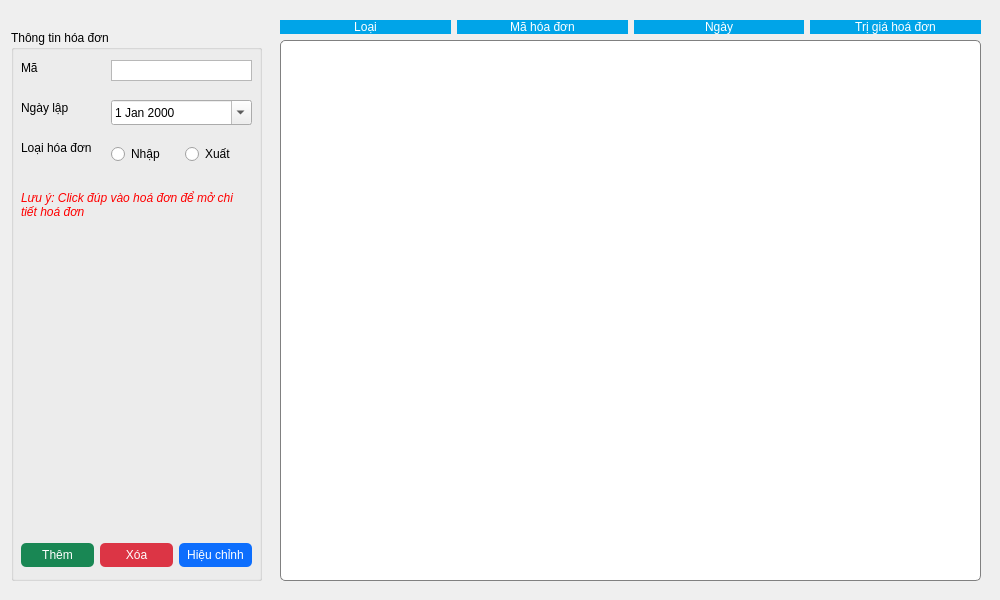
<?xml version="1.0" encoding="UTF-8"?>
<ui version="4.0">
 <class>InvoiceForm</class>
 <widget class="QDialog" name="InvoiceForm">
  <property name="geometry">
   <rect>
    <x>0</x>
    <y>0</y>
    <width>1000</width>
    <height>600</height>
   </rect>
  </property>
  <property name="windowTitle">
   <string>Dialog</string>
  </property>
  <property name="styleSheet">
   <string notr="true">#dvt, #mvt, #slt, #tvt, #mnv, #ho, #ten, #phai, #dongia_2, #hoten_2, #ngay_2, #loai_2, #tenvattu_2, #soluong_2, #trigia_2, #shd, #nl, #lhd, #htnvl, #tghd, #thang, #doanhthu, #statisticFacilityId, #statisticFacilityName, #statisticFacilityValue,#VATLabel{
                                        background-color: #00A4E8;
                                        color: #ffffff;
                                        font: Bold &quot;Inter&quot;;
                                        }

                                        QPushButton {
                                        font: Bold &quot;Lato&quot;;
                                        color: #fff;
                                        }

                                        QTableWidget{
                                        border: 1px solid gray;
                                        border-radius: 5px;
                                        }

#centralwidget {
                    background-color: #fff
                    }

                    QPushButton {
                    border-radius: 5px;
                    background-color: black;
                    height: 24px;
                    }

                    QTableWidget
                    {
                    background-color: #fff;
                    }

                    #facilityAddButton, #staffAddButton, #invoiceAddButton
                    {
                    background-color: #198754;
                    }

                    #facilityAddButton:hover,#staffAddButton:hover, #invoiceAddButton:hover
                    {
                    background-color: #157347;
                    }

                    #facilityDeleteButton, #staffDeleteButton, #invoiceDeleteButton
                    {
                    background-color: #dc3545;
                    }

                    #facilityDeleteButton:hover,#staffDeleteButton:hover, #invoiceDeleteButton:hover
                    {
                    background-color: #bb2d3b;
                    }

                    #facilityEditButton, #staffEditButton, #invoiceEditButton
                    {
                    background-color: #0d6efd;
                    }

                    #facilityEditButton:hover,#staffEditButton:hover, #invoiceEditButton:hover
                    {
                    background-color: #0b5ed7;
                    }</string>
  </property>
  <widget class="QGroupBox" name="invoiceGroup">
   <property name="geometry">
    <rect>
     <x>11</x>
     <y>30</y>
     <width>251</width>
     <height>551</height>
    </rect>
   </property>
   <property name="title">
    <string>Thông tin hóa đơn</string>
   </property>
   <widget class="QLabel" name="label_11">
    <property name="geometry">
     <rect>
      <x>10</x>
      <y>30</y>
      <width>61</width>
      <height>16</height>
     </rect>
    </property>
    <property name="text">
     <string>Mã</string>
    </property>
   </widget>
   <widget class="QTextEdit" name="invoiceId">
    <property name="geometry">
     <rect>
      <x>100</x>
      <y>30</y>
      <width>141</width>
      <height>21</height>
     </rect>
    </property>
    <property name="verticalScrollBarPolicy">
     <enum>Qt::ScrollBarPolicy::ScrollBarAlwaysOff</enum>
    </property>
    <property name="acceptRichText">
     <bool>true</bool>
    </property>
   </widget>
   <widget class="QLabel" name="label_13">
    <property name="geometry">
     <rect>
      <x>10</x>
      <y>70</y>
      <width>49</width>
      <height>16</height>
     </rect>
    </property>
    <property name="text">
     <string>Ngày lập</string>
    </property>
   </widget>
   <widget class="QLabel" name="label_14">
    <property name="geometry">
     <rect>
      <x>10</x>
      <y>110</y>
      <width>81</width>
      <height>16</height>
     </rect>
    </property>
    <property name="text">
     <string>Loại hóa đơn</string>
    </property>
   </widget>
   <widget class="QDateEdit" name="invoiceDate">
    <property name="geometry">
     <rect>
      <x>100</x>
      <y>70</y>
      <width>141</width>
      <height>25</height>
     </rect>
    </property>
    <property name="calendarPopup">
     <bool>true</bool>
    </property>
   </widget>
   <widget class="QWidget" name="layoutWidget_8">
    <property name="geometry">
     <rect>
      <x>10</x>
      <y>510</y>
      <width>231</width>
      <height>31</height>
     </rect>
    </property>
    <layout class="QHBoxLayout" name="horizontalLayout_10">
     <item>
      <widget class="QPushButton" name="invoiceAddButton">
       <property name="styleSheet">
        <string notr="true"/>
       </property>
       <property name="text">
        <string>Thêm</string>
       </property>
      </widget>
     </item>
     <item>
      <widget class="QPushButton" name="invoiceDeleteButton">
       <property name="styleSheet">
        <string notr="true"/>
       </property>
       <property name="text">
        <string>Xóa</string>
       </property>
      </widget>
     </item>
     <item>
      <widget class="QPushButton" name="invoiceEditButton">
       <property name="styleSheet">
        <string notr="true"/>
       </property>
       <property name="text">
        <string>Hiệu chỉnh</string>
       </property>
      </widget>
     </item>
    </layout>
   </widget>
   <widget class="QWidget" name="layoutWidget5">
    <property name="geometry">
     <rect>
      <x>100</x>
      <y>110</y>
      <width>141</width>
      <height>28</height>
     </rect>
    </property>
    <layout class="QHBoxLayout" name="horizontalLayout_5">
     <item>
      <widget class="QRadioButton" name="invoiceImport">
       <property name="text">
        <string>Nhập</string>
       </property>
      </widget>
     </item>
     <item>
      <widget class="QRadioButton" name="invoiceExport">
       <property name="text">
        <string>Xuất</string>
       </property>
      </widget>
     </item>
    </layout>
   </widget>
   <widget class="QLabel" name="label_12">
    <property name="geometry">
     <rect>
      <x>10</x>
      <y>160</y>
      <width>231</width>
      <height>31</height>
     </rect>
    </property>
    <property name="text">
     <string>&lt;html&gt;&lt;head/&gt;&lt;body&gt;&lt;p&gt;&lt;span style=&quot; font-style:italic; color:#ff0000;&quot;&gt;Lưu ý: Click đúp vào hoá đơn để mở chi tiết hoá đơn&lt;/span&gt;&lt;/p&gt;&lt;/body&gt;&lt;/html&gt;</string>
    </property>
    <property name="wordWrap">
     <bool>true</bool>
    </property>
   </widget>
  </widget>
  <widget class="QWidget" name="layoutWidget6">
   <property name="geometry">
    <rect>
     <x>280</x>
     <y>20</y>
     <width>701</width>
     <height>561</height>
    </rect>
   </property>
   <layout class="QVBoxLayout" name="verticalLayout_2">
    <item>
     <layout class="QHBoxLayout" name="horizontalLayout_12">
      <property name="bottomMargin">
       <number>0</number>
      </property>
      <item>
       <widget class="QLabel" name="loai_2">
        <property name="styleSheet">
         <string notr="true">#label {
                                                                           background-color: #00A4E8;
                                                                           color: #ffffff;
                                                                           font: Bold &quot;Inter&quot;;
                                                                           }</string>
        </property>
        <property name="text">
         <string>Loại</string>
        </property>
        <property name="alignment">
         <set>Qt::AlignmentFlag::AlignCenter</set>
        </property>
       </widget>
      </item>
      <item>
       <widget class="QLabel" name="tenvattu_2">
        <property name="styleSheet">
         <string notr="true">#label {
                                                                           background-color: #00A4E8;
                                                                           color: #ffffff;
                                                                           font: Bold &quot;Inter&quot;;
                                                                           }</string>
        </property>
        <property name="text">
         <string>Mã hóa đơn</string>
        </property>
        <property name="alignment">
         <set>Qt::AlignmentFlag::AlignCenter</set>
        </property>
       </widget>
      </item>
      <item>
       <widget class="QLabel" name="ngay_2">
        <property name="styleSheet">
         <string notr="true">#label {
                                                                           background-color: #00A4E8;
                                                                           color: #ffffff;
                                                                           font: Bold &quot;Inter&quot;;
                                                                           }</string>
        </property>
        <property name="text">
         <string>Ngày</string>
        </property>
        <property name="alignment">
         <set>Qt::AlignmentFlag::AlignCenter</set>
        </property>
       </widget>
      </item>
      <item>
       <widget class="QLabel" name="VATLabel">
        <property name="styleSheet">
         <string notr="true">#label {
                                                                           background-color: #00A4E8;
                                                                           color: #ffffff;
                                                                           font: Bold &quot;Inter&quot;;
                                                                           }</string>
        </property>
        <property name="text">
         <string>Trị giá hoá đơn</string>
        </property>
        <property name="alignment">
         <set>Qt::AlignmentFlag::AlignCenter</set>
        </property>
       </widget>
      </item>
     </layout>
    </item>
    <item>
     <widget class="QTableWidget" name="InvoiceTable">
      <property name="horizontalScrollBarPolicy">
       <enum>Qt::ScrollBarPolicy::ScrollBarAlwaysOff</enum>
      </property>
      <property name="gridStyle">
       <enum>Qt::PenStyle::DashLine</enum>
      </property>
     </widget>
    </item>
   </layout>
  </widget>
 </widget>
 <resources/>
 <connections/>
</ui>
